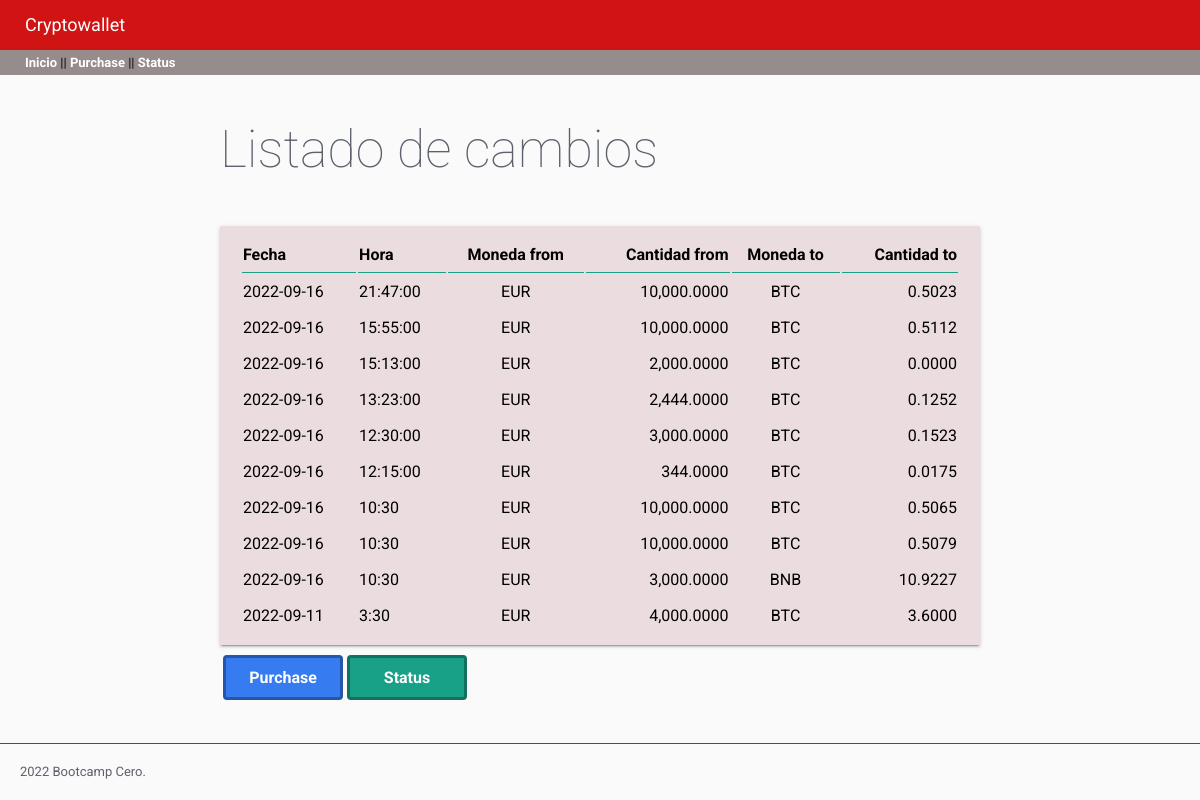
The app's page /, older data.
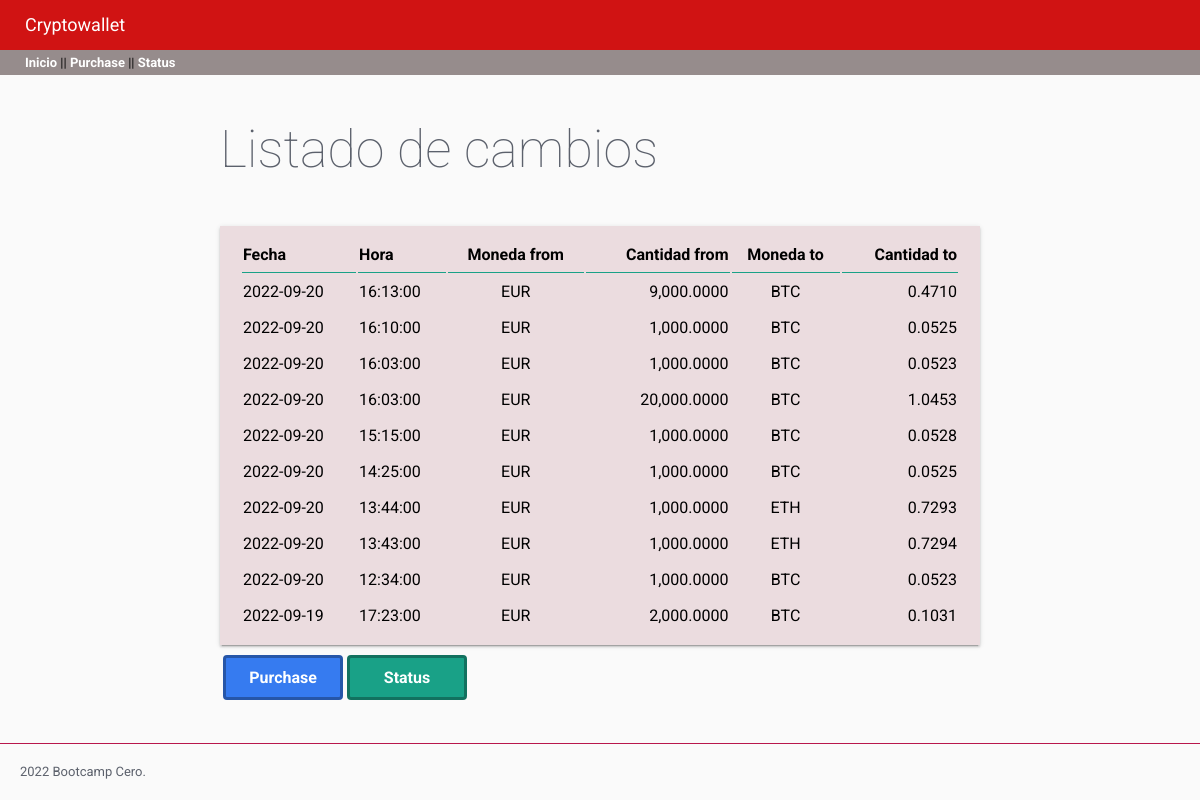
The same page, newer data.
### tables this page shows
CREATE TABLE "crypto" (
	"id"	INTEGER NOT NULL,
	"fecha"	TEXT NOT NULL,
	"hora"	TEXT NOT NULL,
	"moneda_from"	TEXT NOT NULL,
	"cantidad_from"	NUMERIC NOT NULL,
	"moneda_to"	TEXT NOT NULL,
	"cantidad_to"	NUMERIC NOT NULL,
	PRIMARY KEY("id" AUTOINCREMENT)
);

### cryptowallet/views.py (the view)
@app.route("/")
def inicio():
    try:
        db = DBManager(RUTA)
        cambios = db.consultaSQL(
            "SELECT * FROM crypto ORDER BY fecha DESC, hora DESC LIMIT 10")
        return render_template("inicio.html", movs=cambios)
    except:
        flash("No se pueden cargar los movimientos", category="Error consulta")
        return render_template("inicio.html")

### cryptowallet/models.py (called while the page is built)
    def consultaSQL(self, consulta):
        conexion = sqlite3.connect(self.ruta)
        cursor = conexion.cursor()
        cursor.execute(consulta)
        self.cryptocambios = []
        nombres_columnas = []
        for desc_columna in cursor.description:
            nombres_columnas.append(desc_columna[0])
        datos = cursor.fetchall()
        for dato in datos:
            cryptocambio = {}
            indice = 0
            for nombre in nombres_columnas:
                cryptocambio[nombre] = dato[indice]
                indice += 1
            self.cryptocambios.append(cryptocambio)
        conexion.close()
        return self.cryptocambios

### cryptowallet/templates/inicio.html (shortened to what this page needs)
{% extends "base.html" %}
{% block page_title %}
Listado de cambios
{% endblock %}
{% block contenido %}
{{ super() }}
<table class="paper">
  <tr>
    <th class="titulo-tabla">Fecha</th>
    <th class="titulo-tabla">Hora</th>
    <th class="titulo-tabla moneda">Moneda from</th>
    <th class="titulo-tabla numero">Cantidad from</th>
    <th class="titulo-tabla moneda">Moneda to</th>
    <th class="titulo-tabla numero">Cantidad to</th>
  </tr>
  {% if movs %}
  {% for mov in movs %}
  <tr>
    <td>
      {% if mov.fecha %}
      {{ mov.fecha }}
      {% else %}
      ---
      {% endif %}
    </td>
    <td>{{ mov.hora }}</td>
    <td class="moneda">{{ mov.moneda_from }}</td>
    <td class="numero">{{ "{:,.4f}".format(mov.cantidad_from) }}</td>
    <td class="moneda">{{ mov.moneda_to }}</td>
    <td class="numero">{{ "{:,.4f}".format(mov.cantidad_to) }}</td>
  </tr>
  {% endfor %}
  {% else %}
  <tr>
    <td colspan="4" class="lista-vacia">No hay cambios que mostrar que mostrar</td>
  </tr>
  {% endif %}
</table>
<table>
  <tr>
    <th>
      <a class="blue-button" href="/purchase">Purchase</a>
    </th>
    <th>
      <a class="green-button" href="/status">Status</a>
    </th>
  </tr>
</table>
{% endblock %}

Row changes from the older to the newer data that the page shows:
removed crypto: fecha "2022-09-16", hora "21:47:00", moneda_from "EUR", cantidad_from "10,000.0000", moneda_to "BTC", cantidad_to "0.5023"
removed crypto: fecha "2022-09-16", hora "15:55:00", moneda_from "EUR", cantidad_from "10,000.0000", moneda_to "BTC", cantidad_to "0.5112"
removed crypto: fecha "2022-09-16", hora "15:13:00", moneda_from "EUR", cantidad_from "2,000.0000", moneda_to "BTC", cantidad_to "0.0000"
removed crypto: fecha "2022-09-16", hora "13:23:00", moneda_from "EUR", cantidad_from "2,444.0000", moneda_to "BTC", cantidad_to "0.1252"
removed crypto: fecha "2022-09-16", hora "12:30:00", moneda_from "EUR", cantidad_from "3,000.0000", moneda_to "BTC", cantidad_to "0.1523"
removed crypto: fecha "2022-09-16", hora "12:15:00", moneda_from "EUR", cantidad_from "344.0000", moneda_to "BTC", cantidad_to "0.0175"
removed crypto: fecha "2022-09-16", hora "10:30", moneda_from "EUR", cantidad_from "10,000.0000", moneda_to "BTC", cantidad_to "0.5065"
removed crypto: fecha "2022-09-16", hora "10:30", moneda_from "EUR", cantidad_from "10,000.0000", moneda_to "BTC", cantidad_to "0.5079"
removed crypto: fecha "2022-09-16", hora "10:30", moneda_from "EUR", cantidad_from "3,000.0000", moneda_to "BNB", cantidad_to "10.9227"
removed crypto: fecha "2022-09-11", hora "3:30", moneda_from "EUR", cantidad_from "4,000.0000", moneda_to "BTC", cantidad_to "3.6000"
added crypto: fecha "2022-09-20", hora "16:13:00", moneda_from "EUR", cantidad_from "9,000.0000", moneda_to "BTC", cantidad_to "0.4710"
added crypto: fecha "2022-09-20", hora "16:10:00", moneda_from "EUR", cantidad_from "1,000.0000", moneda_to "BTC", cantidad_to "0.0525"
added crypto: fecha "2022-09-20", hora "16:03:00", moneda_from "EUR", cantidad_from "1,000.0000", moneda_to "BTC", cantidad_to "0.0523"
added crypto: fecha "2022-09-20", hora "16:03:00", moneda_from "EUR", cantidad_from "20,000.0000", moneda_to "BTC", cantidad_to "1.0453"
added crypto: fecha "2022-09-20", hora "15:15:00", moneda_from "EUR", cantidad_from "1,000.0000", moneda_to "BTC", cantidad_to "0.0528"
added crypto: fecha "2022-09-20", hora "14:25:00", moneda_from "EUR", cantidad_from "1,000.0000", moneda_to "BTC", cantidad_to "0.0525"
added crypto: fecha "2022-09-20", hora "13:44:00", moneda_from "EUR", cantidad_from "1,000.0000", moneda_to "ETH", cantidad_to "0.7293"
added crypto: fecha "2022-09-20", hora "13:43:00", moneda_from "EUR", cantidad_from "1,000.0000", moneda_to "ETH", cantidad_to "0.7294"
added crypto: fecha "2022-09-20", hora "12:34:00", moneda_from "EUR", cantidad_from "1,000.0000", moneda_to "BTC", cantidad_to "0.0523"
added crypto: fecha "2022-09-19", hora "17:23:00", moneda_from "EUR", cantidad_from "2,000.0000", moneda_to "BTC", cantidad_to "0.1031"
